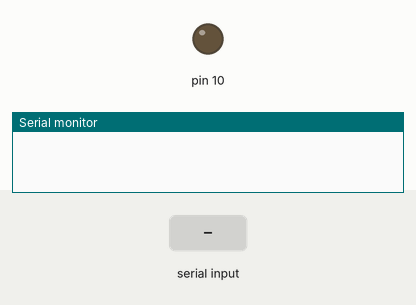
This sketch was run on a simulated Arduino Uno, built with avr-gcc and run on an emulated ATmega328P. Parts: output pins drawn as LEDs (lit = HIGH), the last lines printed to the serial monitor. The inputs (shaded band) are chosen by the test bench.

Above: at 1.2 s.
1.3 s: "*" received over Serial
At 1.6 s:
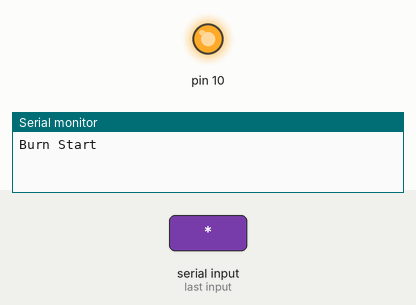
2.8 s: "-" received over Serial
At 4.0 s:
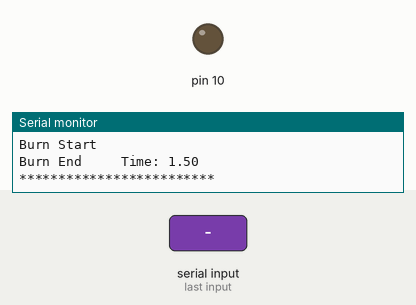
Timing chart, 0 to 5.8 s (numbered marks = the images above; inputs shaded):
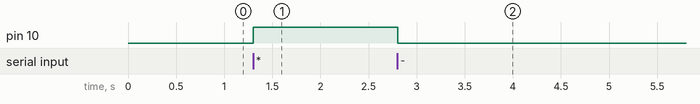

Measured:
- after the input at 1.3 s, pin 10: LOW → HIGH at once
- after the input at 2.8 s, pin 10: HIGH → LOW at once

The sketch:

Nichrome_Test_Burner.ino
```cpp
void setup() {
  // put your setup code here, to run once:
  Serial.begin(9600);
  pinMode(10, OUTPUT);
  digitalWrite(10, LOW);

}
unsigned long bTime;
unsigned long bStart;
void loop() {
  // put your main code here, to run repeatedly:
  if (Serial.available()){

    char sRead = Serial.read();

    if (sRead== '*'){
      digitalWrite(10, HIGH);
      bStart = millis();
      Serial.println("Burn Start");

    }

    if (sRead == '-'){
      digitalWrite(10, LOW);
      bTime = millis() - bStart;
      Serial.print("Burn End     Time: ");
      Serial.println(bTime / 1000.0);
      Serial.println("*************************");
    }
  }

  delay(10);
}
```
